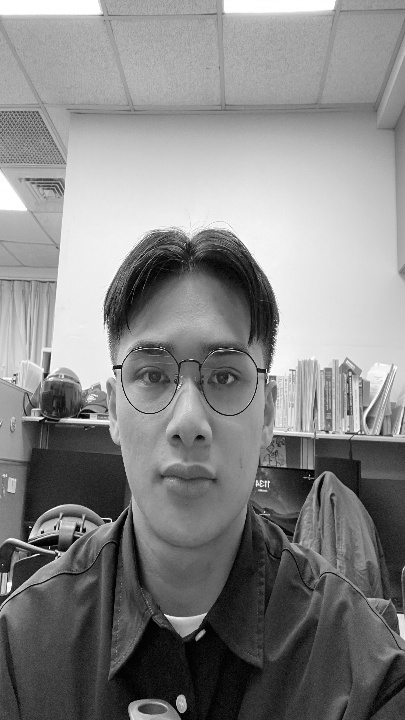
#> input picture HW1_A watermarking technique based on the least significant bit/Images/resized_gray_main.jpg, 405 x 720 px, found by its file name
$ python hw_code.py
#> lines starting #> are read from the running program, lines starting #| are printed output that depends on the picture
import cv2
import numpy as np

# 讀取圖像
main = cv2.imread("resized_gray_main.jpg", cv2.IMREAD_GRAYSCALE) #main
#> main is the input picture: shape (720, 405); min 0, max 255, mean 133.6
effect = cv2.imread("resized_gray_effect.jpg", cv2.IMREAD_GRAYSCALE) #effect
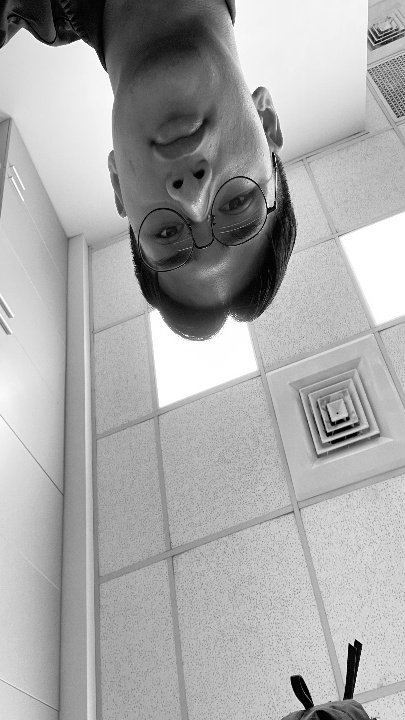
#> input picture HW1_A watermarking technique based on the least significant bit/Images/resized_gray_effect.jpg, 405 x 720 px, found by its file name
#> effect is the input picture: shape (720, 405); min 0, max 255, mean 169.2
cv2.imshow("main", main)

# print(main[719, 404]) #確認是否有添加浮水印
# print('----------------------------------------------------')

# 加入浮水印
for i in range(effect.shape[0]):
    for j in range(effect.shape[1]):
        main[i, j] = (main[i, j] & 0xFC) + ((effect[i, j] & 0xC0) >> 6)
        #原圖只取前6個bit，將浮水印的前2個bit加入原圖的後2個bit

# print(main[719, 404]) #確認是否有添加浮水印

# 寫入結果圖像
cv2.imwrite("new_main.png", main)

# 讀取結果圖像
output = cv2.imread("new_main.png", cv2.IMREAD_GRAYSCALE)

#輸出所嵌入的浮水印圖像
for i in range(effect.shape[0]):
    for j in range(effect.shape[1]):
        main[i, j] = (output[i, j] << 6)
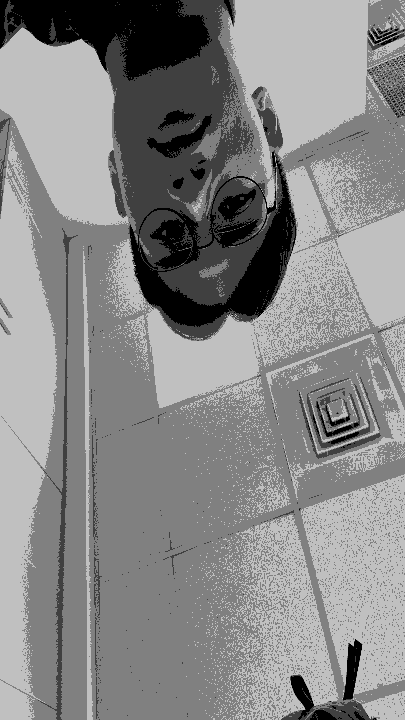
#> main: shape (720, 405); min 0, max 192, mean 135.7
        #將結果圖像往左6個bit，即可將加入的浮水印輸出

# print(main[719, 404]) #確認是否有添加浮水印

# 寫入結果圖像
cv2.imwrite("result of effect.png", main)
#------------------------------------------------------------------

# 顯示圖像
cv2.imshow("effect", effect)
cv2.imshow("result", output)
cv2.imshow("output of effect", main)
cv2.waitKey(0)
cv2.destroyAllWindows()
